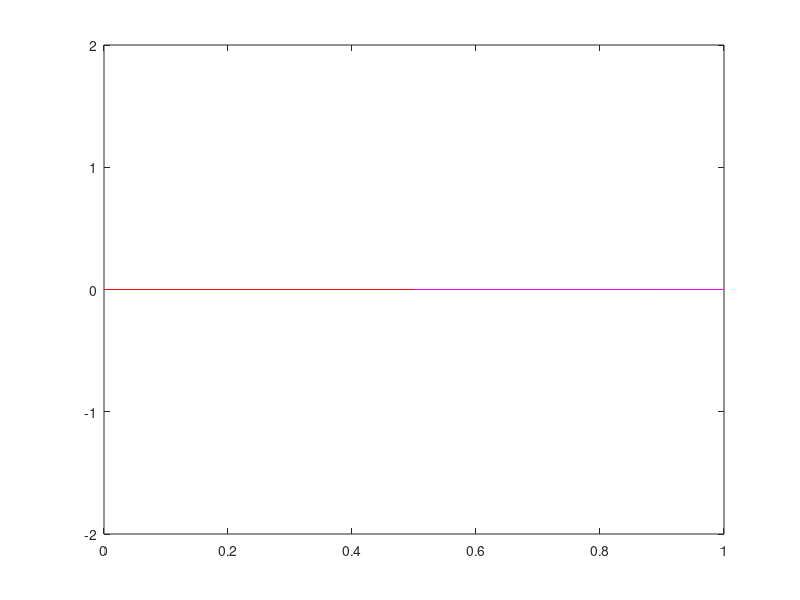

MATLAB code for this plot:
a = 1;
b = 2;

%initialize parameters
t0 = 0;
tf = 1;
L = 4;
 

%define space mesh
h = 1 / L;
x = 0 : h / 2 : 1;
x = x';

%set inital funcitons  
InitialPressure = sin( pi * x );
InitialVelocity = ones( 1 , length( x ) );

% define time mesh
k = h / 4 ;
t = t0 : k : tf;
N = length( t ) - 1;

%wave speed details
rho1 = 1;                 %density
K1 = 1;                   %bulk modulus
rho2 = 1;
K2 = 1;
%impedence
Z1 = rho1 * K1;             
Z2 = rho2 * K2;

A = [ 0 K1 ; 1 / rho1 0 ];       %wave speed
R = [ -Z1 Z1 ; 1 1 ];
RI = -1/det(R)*R;
evaluesA = eig( A );
c0w = evaluesA( 1 );
c0z = evaluesA( 2 );

%CFL number
mu = A * k / h;

%preallocate u, set initial value using intital condition
U =struct('PressureEdge1',zeros( N + 1 , L + 1 ),...
          'VelocityEdge1',zeros( N + 1 , L + 1 ),...
          'PressureEdge2',zeros( N + 1 , L + 1 ),...
          'VelocityEdge2',zeros( N + 1 , L + 1 ));
      
U( : ).PressureEdge1( 1 , : ) = InitialPressure( 1 : L + 1 );
U( : ).VelocityEdge1( 1 , : ) = InitialVelocity( 1 : L + 1 );
U( : ).PressureEdge2( 1 , : ) = InitialPressure( L + 1 : end );
U( : ).VelocityEdge2( 1 , : ) = InitialVelocity( L + 1 : end );


%struct to store w,z at junctions, index gives egde, column 1 of struct is
%the char at the left endpoint 'a' and column 2 gives the char at the 
% right endpoint 'b'
%w left moving 
%z right moving
C=struct( 'w1',zeros( N + 1 , L + 1 ),...
          'z1',zeros( N + 1 , L + 1 ),...
          'w2',zeros( N + 1 , L + 1 ),...
          'z2',zeros( N + 1 , L + 1 ));
W= (-sin(pi*(x)) + 1)';
Z =  (sin(pi*(x)) + 1)';
C.w1( 1 , : ) = W( 1 , 1 : L + 1 );
C.z1( 1 , : ) = Z( 1 , 1 : L + 1 );
C.w2( 1 , : ) = W( 1 , L + 1 : end);
C.z2( 1 , : ) = Z( 1 , L + 1 : end );
 
 
%struct to hold the exaxt solution
E =struct('ExactPressureEdge1',zeros( N + 1 , L + 1 ),...
          'ExactVelocityEdge1',zeros( N + 1 , L + 1 ),...
          'ExactPressureEdge2',zeros( N + 1 , L + 1 ),...
          'ExactVelocityEdge2',zeros( N + 1 , L + 1 ));
      
%loop through time
for n=1:N
    
   %calculate interior nodes for edge 1
   W( n + 1 , : ) = -sin( pi * ( x - c0w * t( n + 1 )))+1;
   Z( n + 1 , : ) = sin( pi * ( x - c0z * t( n + 1 )))+1;
   
   C.w1( n+1 , : ) = W( n+1 , 1 : L + 1 );
   C.z1( n+1 , : ) = Z( n+1 , 1 : L + 1 );
   C.w2( n+1 , : ) = W( n+1 , L + 1 : end);
   C.z2( n+1 , : ) = Z( n+1 , L + 1 : end );
   
   newEdge1 = RI * [ C.w1(n,:) ; C.z1(n,:) ];
   newEdge2 = RI * [ C.w2(n,:) ; C.z2(n,:) ];
   
   
   U.PressureEdge1(n,:) = newEdge1( 1, : );
   U.VelocityEdge1(n,:) = newEdge1( 2, : );
   U.PressureEdge2(n,:) = newEdge2( 1, : );
   U.VelocityEdge2(n,:) = newEdge2( 2, : );
   
   
   %calculate exact solution using known solutions for w,z
   wX = x - c0w * t( n );
   zX = x - c0z * t( n );
   wexact = ( -sin( pi * wX) + 1 )';
   zexact = ( sin ( pi * zX ) + 1 )';
   uexact= RI* [ wexact ; zexact ];
    
   E.ExactPressureEdge1( n , : ) =  uexact( 1 , 1 : L + 1 );
   E.ExactVelocityEdge1( n , : ) =  uexact( 2 , 1 : L + 1 );
   E.ExactPressureEdge2( n , : ) =  uexact( 1 , L + 1 : end );
   E.ExactVelocityEdge2( n , : ) =  uexact( 2 , L + 1 : end ); 
   
   

    
end

errorPE1 = max( max ( E.ExactPressureEdge1 - U.PressureEdge1 ));
errorVE1 = max( max ( E.ExactVelocityEdge1 - U.VelocityEdge1 ));
errorPE2 = max( max ( E.ExactPressureEdge2 - U.PressureEdge2 ));
errorVE2 = max( max ( E.ExactVelocityEdge2 - U.VelocityEdge2 ));



clf
%figure(glf)
% hold on
for i=1:N+1
    
    plot( x ( 1 : L + 1 ),U.PressureEdge1( i , : ),'b',...
          x ( L + 1 : end ),U.PressureEdge2( i , : ),'g',...
          x ( 1 : L + 1 ),U.VelocityEdge1( i , : ),'r',...
          x ( L + 1 : end ),U.VelocityEdge2( i , : ),'m',...
          x ( 1 : L + 1 ) , E.ExactPressureEdge1( i , : ) , 'b',...
          x ( L + 1 : end ) , E.ExactPressureEdge2( i , : ) , 'g',...
          x ( 1 : L + 1 ) , E.ExactVelocityEdge1( i , : ) , 'r',...
          x ( L + 1 : end ) , E.ExactVelocityEdge2( i , : ) , 'm')
      
	axis( [ 0  1  -2 2 ])
    pause( .05 )
    drawnow

end
hold off
    
    

